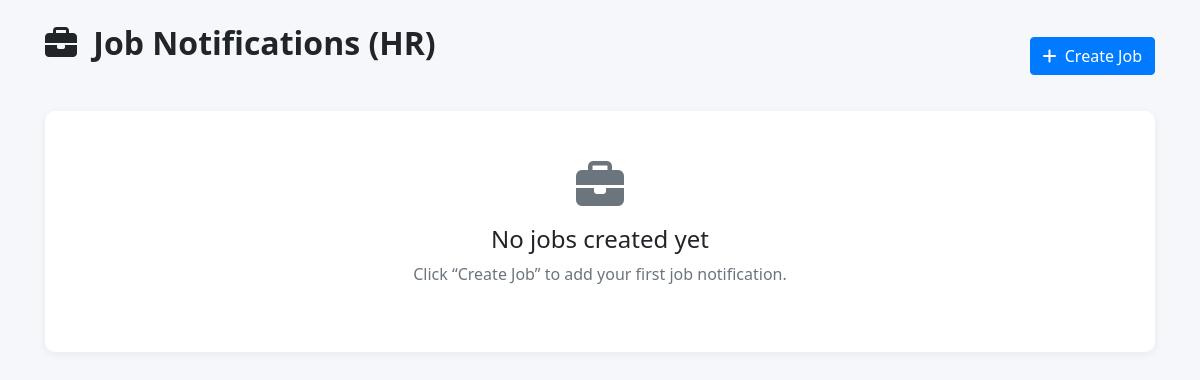
Page /job-notification/ on the earlier database version.
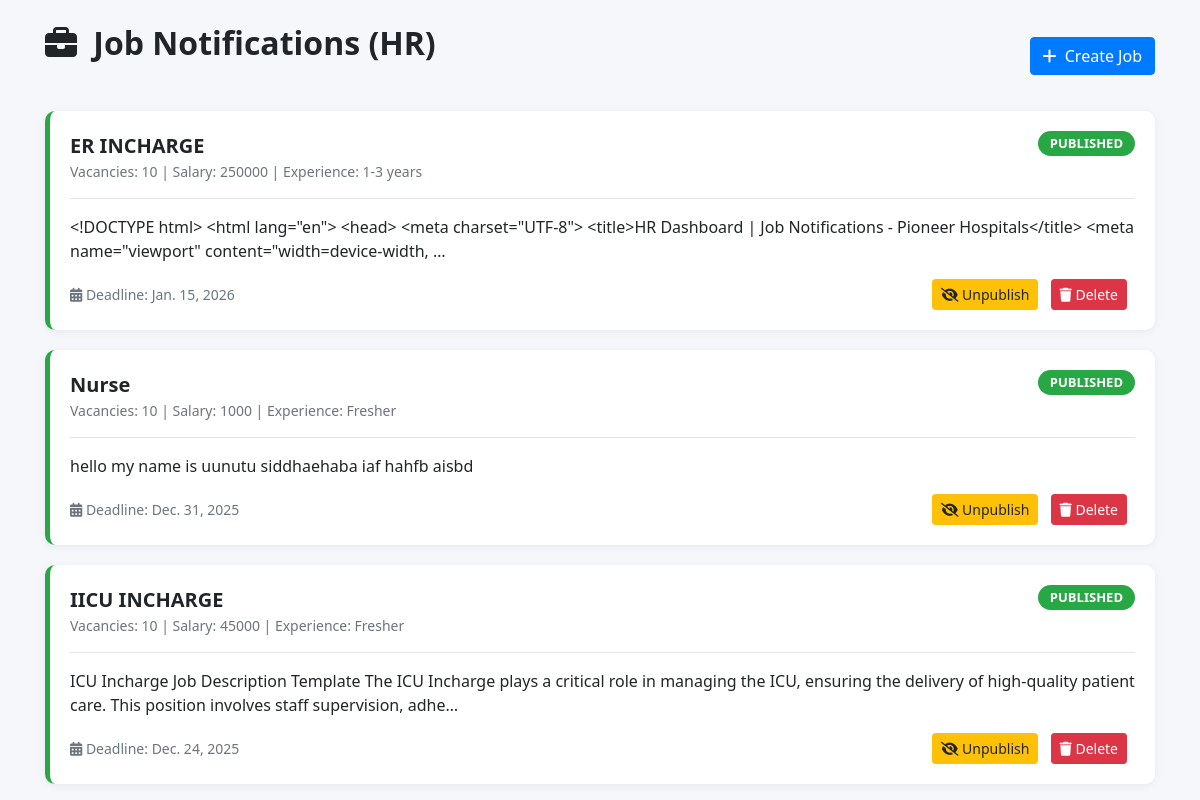
Same page on the later database version.
### base/models.py (models this page shows, shortened)
class jobnotification(models.Model):
    status_choices = (
        ('open', 'Open'),
        ('closed', 'Closed'),
    )
    experiance_choices = (
        ('Fresher', 'Fresher'),
        ('1-3 years', '1-3 years'),
        ('3-5 years', '3-5 years'),
        ('5+ years', '5+ years'),
    )
    job_type=(
        ('full-time','Full-Time'),
        ('part-time','Part-Time'),
    )
    title = models.CharField(max_length=200)
    description = models.TextField()
    job_type = models.CharField(max_length=20, choices=job_type, default='full-time')
    location = models.CharField(max_length=100)
    vaccancy_count = models.IntegerField()
    status = models.CharField(max_length=10, choices=status_choices, default='open')
    created_at = models.DateTimeField(auto_now_add=True)
    deadline = models.DateField()
    salary = models.CharField(max_length=100)
    is_published = models.BooleanField(default=False)
    experiance=models.CharField(max_length=20, choices=experiance_choices, default='Fresher')

### base/views.py (the view)
# urls.py: path('job-notification/', views.job_notification, name='job_notification'),
def job_notification(request):
    job= jobnotification.objects.all()
    return render(request, 'job_notification.html', {'job': job})

### base/templates/job_notification.html (shortened to what this page needs)
<!DOCTYPE html>
<html lang="en">
<head>
    {% load static %}
    <link rel="stylesheet" href="https://cdn.jsdelivr.net/npm/bootstrap@4.6.2/dist/css/bootstrap.min.css">
    <link rel="stylesheet" href="https://cdnjs.cloudflare.com/ajax/libs/font-awesome/6.4.0/css/all.min.css">
</head>
<body>
<div class="container mt-4">
    <div class="d-flex justify-content-between align-items-center mb-4">
        <h2 class="page-title">
            <i class="fas fa-briefcase mr-2"></i> Job Notifications (HR)
        </h2>
        <a href="{% url 'create_job' %}" class="btn btn-primary">
            <i class="fas fa-plus mr-1"></i> Create Job
        </a>
    </div>
    {% for jobs in job %}
        <div class="job-card {% if jobs.is_published %}published{% else %}draft{% endif %}">
            <div class="d-flex justify-content-between align-items-start">
                <div>
                    <div class="job-title">{{ jobs.title }}</div>
                    <div class="job-meta">
                        Vacancies: {{ jobs.vaccancy_count }} |
                        Salary: {{ jobs.salary }} |
                        Experience: {{ jobs.experiance }}
                    </div>
                </div>
                {% if jobs.is_published %}
                    <span class="badge badge-success badge-status">PUBLISHED</span>
                {% else %}
                    <span class="badge badge-secondary badge-status">DRAFT</span>
                {% endif %}
            </div>
            <hr>
            <p>{{ jobs.description|truncatechars:200 }}</p>
            <div class="d-flex justify-content-between align-items-center">
                <small class="text-muted">
                    <i class="fas fa-calendar-alt"></i>
                    Deadline: {{ jobs.deadline }}
                </small>
                <div class="job-actions">
                    {% if jobs.is_published %}
                        <a href="{% url 'unpublish_job' jobs.id %}" class="btn btn-warning btn-sm">
                            <i class="fas fa-eye-slash"></i> Unpublish
                        </a>
                    {% else %}
                        <a href="{% url 'publish_job' jobs.id %}" class="btn btn-success btn-sm">
                            <i class="fas fa-upload"></i> Publish
                        </a>
                    {% endif %}
                    <a href="{% url 'delete_job' jobs.id %}"
                       class="btn btn-danger btn-sm"
                       onclick="return confirm('Are you sure you want to delete this job?')">
                        <i class="fas fa-trash"></i> Delete
                    </a>
                </div>
            </div>
        </div>
    {% empty %}
        <div class="empty-box">
            <i class="fas fa-briefcase fa-3x text-muted mb-3"></i>
            <h4>No jobs created yet</h4>
            <p class="text-muted">Click “Create Job” to add your first job notification.</p>
        </div>
    {% endfor %}
</div>
</body>
</html>

Differences in the rows shown:
added jobnotification: title "ER INCHARGE", vaccancy_count "10", salary "250000", experiance "1-3 years", is_published "PUBLISHED", description "<!DOCTYPE html> <html lang=\"en\"> <head> <meta charset=\"UTF-8\"> <title>HR Dashboard | Job Notifications - Pioneer Hospitals</title> <meta name=\"viewport\" content=\"width=device-width, …", deadline "Jan. 15, 2026"
added jobnotification: title "Nurse", vaccancy_count "10", salary "1000", experiance "Fresher", is_published "PUBLISHED", description "hello my name is uunutu siddhaehaba iaf hahfb aisbd", deadline "Dec. 31, 2025"
added jobnotification: title "IICU INCHARGE", vaccancy_count "10", salary "45000", experiance "Fresher", is_published "PUBLISHED", description "ICU Incharge Job Description Template The ICU Incharge plays a critical role in managing the ICU, ensuring the delivery of high-quality patient care. This position involves staff supervision, adhe…", deadline "Dec. 24, 2025"
Other differences:
text no longer shown: "No jobs created yet Click “Create Job” to add your first job notification."
